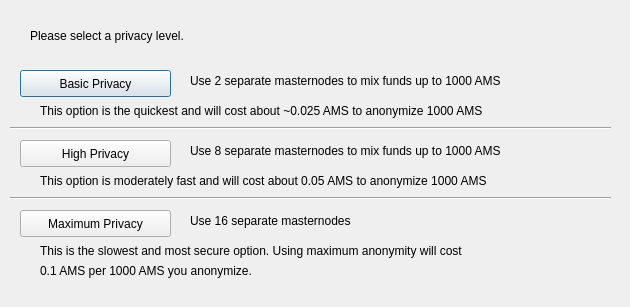
<?xml version="1.0" encoding="UTF-8"?>
<ui version="4.0">
 <class>DarksendConfig</class>
 <widget class="QDialog" name="DarksendConfig">
  <property name="geometry">
   <rect>
    <x>0</x>
    <y>0</y>
    <width>630</width>
    <height>307</height>
   </rect>
  </property>
  <property name="windowTitle">
   <string>Configure Darksend</string>
  </property>
  <widget class="QPushButton" name="buttonBasic">
   <property name="geometry">
    <rect>
     <x>20</x>
     <y>70</y>
     <width>151</width>
     <height>27</height>
    </rect>
   </property>
   <property name="text">
    <string>Basic Privacy</string>
   </property>
  </widget>
  <widget class="QPushButton" name="buttonHigh">
   <property name="geometry">
    <rect>
     <x>20</x>
     <y>140</y>
     <width>151</width>
     <height>27</height>
    </rect>
   </property>
   <property name="text">
    <string>High Privacy</string>
   </property>
  </widget>
  <widget class="QPushButton" name="buttonMax">
   <property name="geometry">
    <rect>
     <x>20</x>
     <y>210</y>
     <width>151</width>
     <height>27</height>
    </rect>
   </property>
   <property name="text">
    <string>Maximum Privacy</string>
   </property>
  </widget>
  <widget class="QLabel" name="label">
   <property name="geometry">
    <rect>
     <x>30</x>
     <y>20</y>
     <width>571</width>
     <height>31</height>
    </rect>
   </property>
   <property name="text">
    <string>Please select a privacy level.</string>
   </property>
  </widget>
  <widget class="QLabel" name="label_2">
   <property name="geometry">
    <rect>
     <x>190</x>
     <y>70</y>
     <width>421</width>
     <height>21</height>
    </rect>
   </property>
   <property name="text">
    <string>Use 2 separate masternodes to mix funds up to 1000 AMS</string>
   </property>
  </widget>
  <widget class="QLabel" name="label_3">
   <property name="geometry">
    <rect>
     <x>190</x>
     <y>140</y>
     <width>411</width>
     <height>21</height>
    </rect>
   </property>
   <property name="text">
    <string>Use 8 separate masternodes to mix funds up to 1000 AMS</string>
   </property>
  </widget>
  <widget class="QLabel" name="label_4">
   <property name="geometry">
    <rect>
     <x>190</x>
     <y>210</y>
     <width>421</width>
     <height>21</height>
    </rect>
   </property>
   <property name="text">
    <string>Use 16 separate masternodes</string>
   </property>
  </widget>
  <widget class="QLabel" name="label_6">
   <property name="geometry">
    <rect>
     <x>40</x>
     <y>100</y>
     <width>561</width>
     <height>21</height>
    </rect>
   </property>
   <property name="text">
    <string>This option is the quickest and will cost about ~0.025 AMS to anonymize 1000 AMS</string>
   </property>
  </widget>
  <widget class="QLabel" name="label_7">
   <property name="geometry">
    <rect>
     <x>40</x>
     <y>170</y>
     <width>561</width>
     <height>21</height>
    </rect>
   </property>
   <property name="text">
    <string>This option is moderately fast and will cost about 0.05 AMS to anonymize 1000 AMS</string>
   </property>
  </widget>
  <widget class="QLabel" name="label_8">
   <property name="geometry">
    <rect>
     <x>40</x>
     <y>240</y>
     <width>561</width>
     <height>21</height>
    </rect>
   </property>
   <property name="text">
    <string>This is the slowest and most secure option. Using maximum anonymity will cost</string>
   </property>
  </widget>
  <widget class="QLabel" name="label_9">
   <property name="geometry">
    <rect>
     <x>40</x>
     <y>260</y>
     <width>561</width>
     <height>21</height>
    </rect>
   </property>
   <property name="text">
    <string>0.1 AMS per 1000 AMS you anonymize.</string>
   </property>
  </widget>
  <widget class="Line" name="line">
   <property name="geometry">
    <rect>
     <x>10</x>
     <y>120</y>
     <width>601</width>
     <height>16</height>
    </rect>
   </property>
   <property name="orientation">
    <enum>Qt::Horizontal</enum>
   </property>
  </widget>
  <widget class="Line" name="line_2">
   <property name="geometry">
    <rect>
     <x>10</x>
     <y>190</y>
     <width>601</width>
     <height>16</height>
    </rect>
   </property>
   <property name="orientation">
    <enum>Qt::Horizontal</enum>
   </property>
  </widget>
 </widget>
 <resources/>
 <connections/>
</ui>
